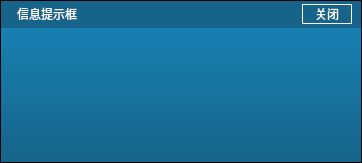
<?xml version="1.0" encoding="UTF-8"?>
<ui version="4.0">
 <class>RDesktopTip</class>
 <widget class="QWidget" name="RDesktopTip">
  <property name="geometry">
   <rect>
    <x>0</x>
    <y>0</y>
    <width>362</width>
    <height>163</height>
   </rect>
  </property>
  <property name="windowTitle">
   <string>Form</string>
  </property>
  <property name="styleSheet">
   <string notr="true">QLabel{
color:white;
font:15px &quot;宋体&quot;;
}
#titleArea{
background-color: rgba(0, 85, 127, 230);
border:1px solid black;
border-bottom:0;
}
#contentLabel{
border:1px solid black;
border-top:0;
background-color: qlineargradient(spread:pad, x1:0, y1:0, x2:0, y2:1, stop:0 rgba(0, 117, 172, 230), stop:1 rgba(0, 85, 127, 230));
padding: 6px 20px;
}
#btnClose{
background-color:transparent;
border:1px solid white;
color:white;
font:14px &quot;宋体&quot;;
}
#btnClose:hover{
background-color:white;
color: rgb(0, 85, 127);
}</string>
  </property>
  <layout class="QVBoxLayout" name="verticalLayout">
   <property name="spacing">
    <number>0</number>
   </property>
   <property name="leftMargin">
    <number>0</number>
   </property>
   <property name="topMargin">
    <number>0</number>
   </property>
   <property name="rightMargin">
    <number>0</number>
   </property>
   <property name="bottomMargin">
    <number>0</number>
   </property>
   <item>
    <widget class="QWidget" name="titleArea" native="true">
     <property name="minimumSize">
      <size>
       <width>0</width>
       <height>28</height>
      </size>
     </property>
     <property name="maximumSize">
      <size>
       <width>16777215</width>
       <height>28</height>
      </size>
     </property>
     <layout class="QHBoxLayout" name="horizontalLayout">
      <property name="spacing">
       <number>5</number>
      </property>
      <property name="leftMargin">
       <number>5</number>
      </property>
      <property name="topMargin">
       <number>0</number>
      </property>
      <property name="rightMargin">
       <number>10</number>
      </property>
      <property name="bottomMargin">
       <number>0</number>
      </property>
      <item>
       <widget class="QLabel" name="iconLabel">
        <property name="text">
         <string/>
        </property>
       </widget>
      </item>
      <item>
       <widget class="QLabel" name="titleLabel">
        <property name="sizePolicy">
         <sizepolicy hsizetype="Expanding" vsizetype="Preferred">
          <horstretch>0</horstretch>
          <verstretch>0</verstretch>
         </sizepolicy>
        </property>
        <property name="text">
         <string>信息提示框</string>
        </property>
       </widget>
      </item>
      <item>
       <widget class="QPushButton" name="btnClose">
        <property name="minimumSize">
         <size>
          <width>50</width>
          <height>20</height>
         </size>
        </property>
        <property name="maximumSize">
         <size>
          <width>50</width>
          <height>20</height>
         </size>
        </property>
        <property name="text">
         <string>关闭</string>
        </property>
       </widget>
      </item>
     </layout>
    </widget>
   </item>
   <item>
    <widget class="QLabel" name="contentLabel">
     <property name="sizePolicy">
      <sizepolicy hsizetype="Preferred" vsizetype="Expanding">
       <horstretch>0</horstretch>
       <verstretch>0</verstretch>
      </sizepolicy>
     </property>
     <property name="text">
      <string/>
     </property>
     <property name="alignment">
      <set>Qt::AlignCenter</set>
     </property>
    </widget>
   </item>
  </layout>
 </widget>
 <resources/>
 <connections/>
</ui>
